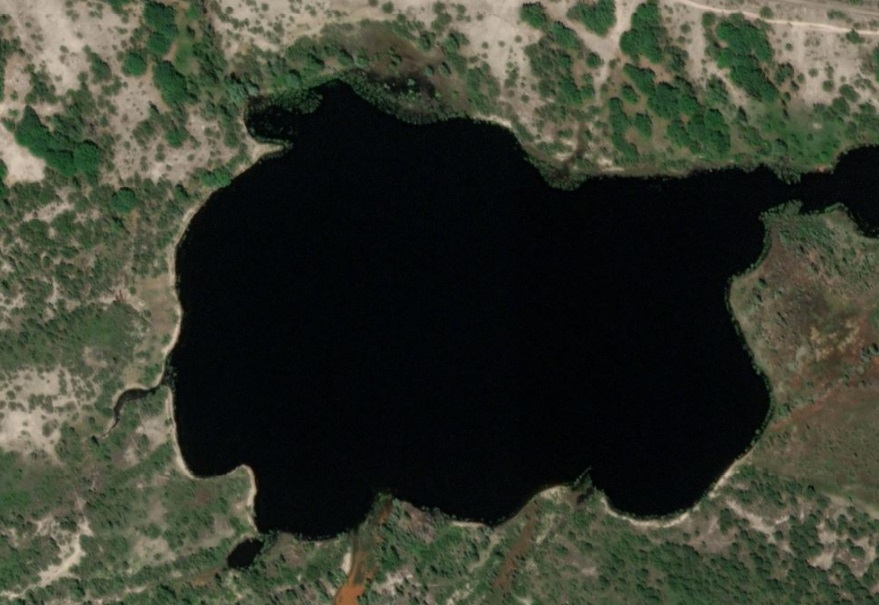
#> input picture img/img1.jpg, 879 x 605 px
$ python ImageDescriptor.py
#> lines starting #> are read from the running program, lines starting #| are printed output that depends on the picture
import cv2 as cv

def sift_feature_matching(img1, img2):

#> called with img1 = 'img/img1.jpg', img2 = 'img/img2.jpg'
    img1_gray = cv.imread(img1, cv.IMREAD_GRAYSCALE)
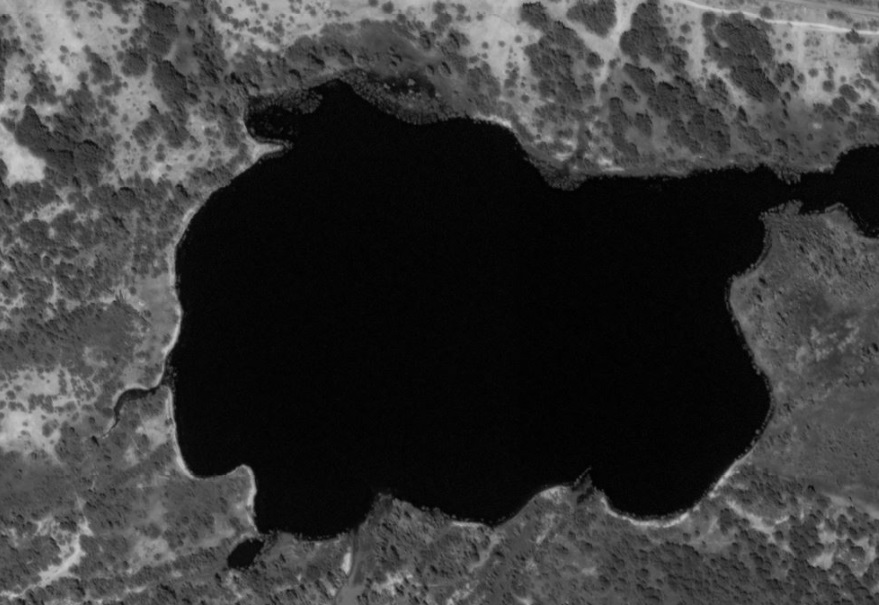
#> img1_gray: shape (605, 879); min 0, max 206, mean 56.8
    img2_gray = cv.imread(img2, cv.IMREAD_GRAYSCALE)
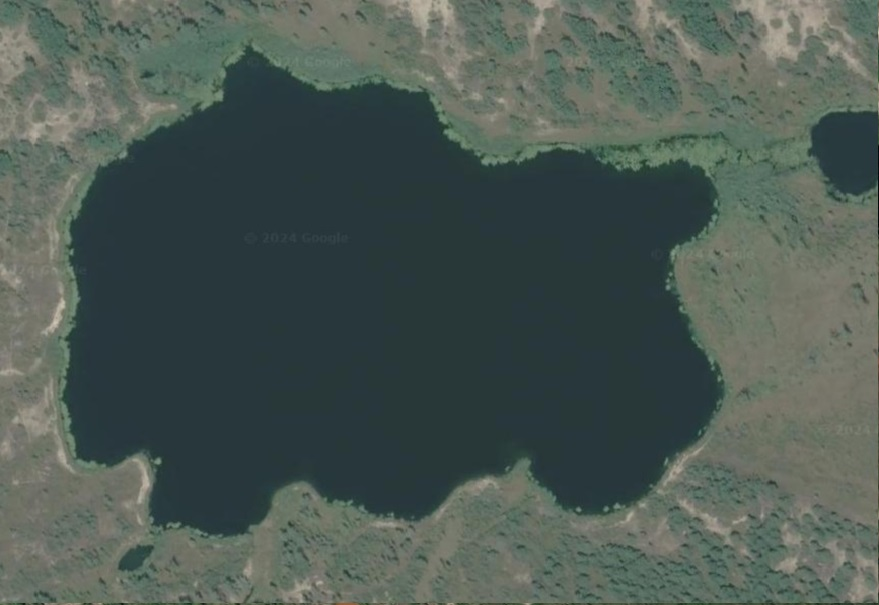
#> input picture img/img2.jpg, 879 x 605 px
#> img2_gray: shape (605, 879); min 3, max 198, mean 84.7


    sift = cv.SIFT_create()


    kp1, des1 = sift.detectAndCompute(img1_gray, None)
#> kp1 = 3325 keypoints; strongest (x, y, size): (257, 150, 13.4), (506, 123, 5.9), (180, 462, 7.7), (252, 491, 6.1)
    kp2, des2 = sift.detectAndCompute(img2_gray, None)
#> kp2 = 1260 keypoints; strongest (x, y, size): (158, 461, 4.2), (579, 509, 3), (146, 483, 9), (606, 509, 3.3)


    FLANN_INDEX_KDTREE = 1
    index_params = dict(algorithm=FLANN_INDEX_KDTREE, trees=5)
    search_params = dict(checks=50)
    flann = cv.FlannBasedMatcher(index_params, search_params)


    matches = flann.knnMatch(des1, des2, k=2)
#> matches = 3325 matches


    good_matches = []
    for m, n in matches:
        if m.distance < 0.7 * n.distance:
            good_matches.append(m)
#> after the loop, good_matches = 44 matches


    img_matches = cv.drawMatches(img1_gray, kp1, img2_gray, kp2, good_matches, None,
                                 flags=cv.DrawMatchesFlags_NOT_DRAW_SINGLE_POINTS)
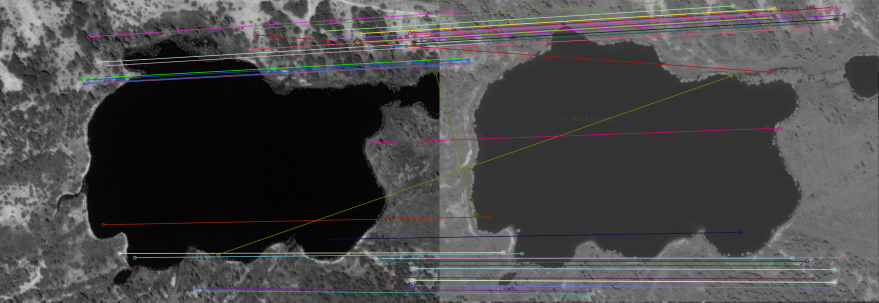
#> img_matches: shape (605, 1758, 3) (shown at 1/2 size); mean of channels 0, 1, 2 72.2, 71.6, 72.4; drawn as B, G, R


    cv.imshow('SIFT Feature Matching', img_matches)
    cv.waitKey(0)
    cv.destroyAllWindows()

if __name__ == '__main__':
    image_pairs = [('img/img1.jpg', 'img/img2.jpg'),
                   ('img/img3.jpg', 'img/img4.jpg'),
                   ('img/img5.jpg', 'img/img6.jpg')]

    for img1, img2 in image_pairs:
        sift_feature_matching(img1, img2)
#> pass 2 of the loop `for img1, img2 in image_pairs:`:
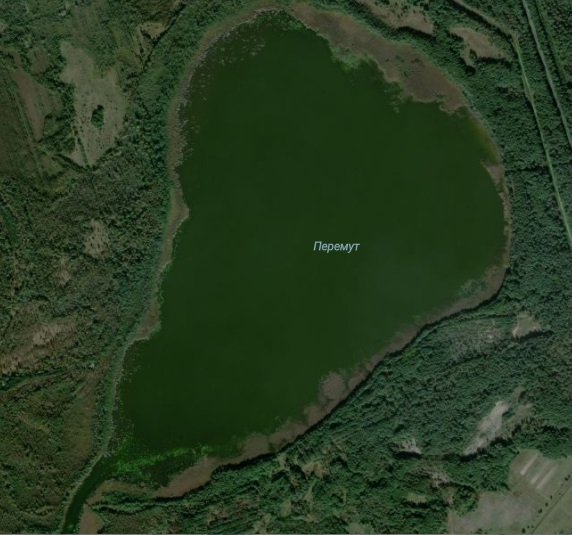
#> input picture img/img3.jpg, 572 x 535 px
#> img1_gray: shape (535, 572)
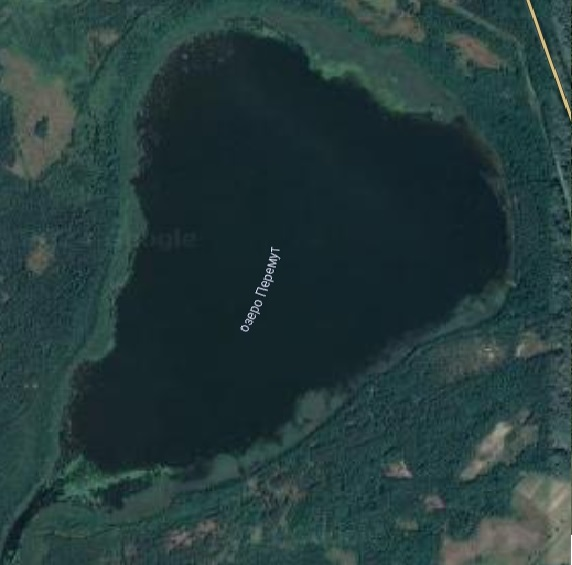
#> input picture img/img4.jpg, 572 x 565 px
#> img2_gray: shape (565, 572)
#> kp1 = 2018 keypoints; strongest (x, y, size): (523, 531, 2.6), (100, 107, 3.7), (79, 140, 2.1), (92, 365, 2.6)
#> kp2 = 358 keypoints; strongest (x, y, size): (258, 303, 2.1), (557, 80, 2.2), (270, 262, 1.9), (273, 260, 7.1)
#> matches = 2018 matches
#> after the loop in sift_feature_matching (call 2), `for m, n in matches:`: good_matches = 21 matches
#> in sift_feature_matching (call 2), `img_matches = cv.drawMatches(img1_gray, kp1, img2_gray, kp2, good_matc..`:
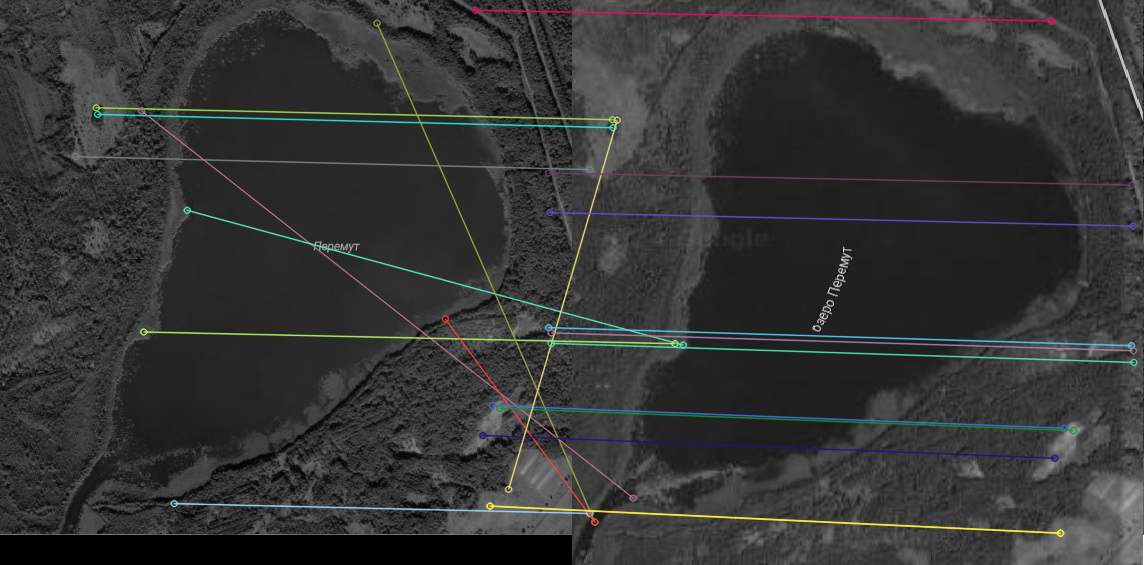
#> img_matches: shape (565, 1144, 3); mean of channels 0, 1, 2 52.6, 52.9, 52.4; drawn as B, G, R
#> pass 3 of the loop `for img1, img2 in image_pairs:`:
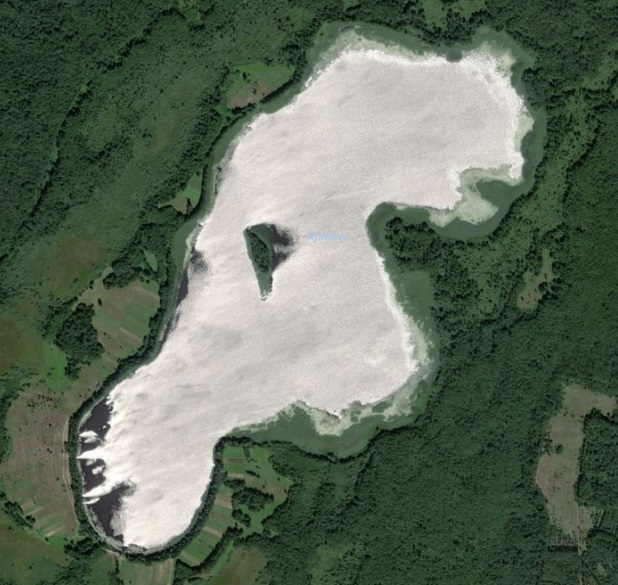
#> input picture img/img5.jpg, 618 x 585 px
#> img1_gray: shape (585, 618)
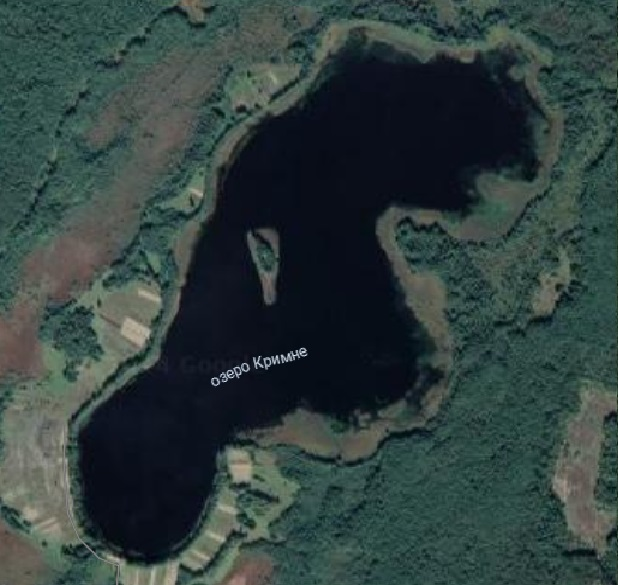
#> input picture img/img6.jpg, 618 x 585 px
#> img2_gray: shape (585, 618)
#> kp1 = 2401 keypoints; strongest (x, y, size): (267, 247, 30.1), (89, 435, 7.3), (95, 471, 3.9), (96, 492, 8.7)
#> kp2 = 1654 keypoints; strongest (x, y, size): (261, 366, 2.2), (267, 362, 2.4), (215, 382, 2.2), (219, 382, 2.1)
#> matches = 2401 matches
#> after the loop in sift_feature_matching (call 3), `for m, n in matches:`: good_matches = 39 matches
#> in sift_feature_matching (call 3), `img_matches = cv.drawMatches(img1_gray, kp1, img2_gray, kp2, good_matc..`:
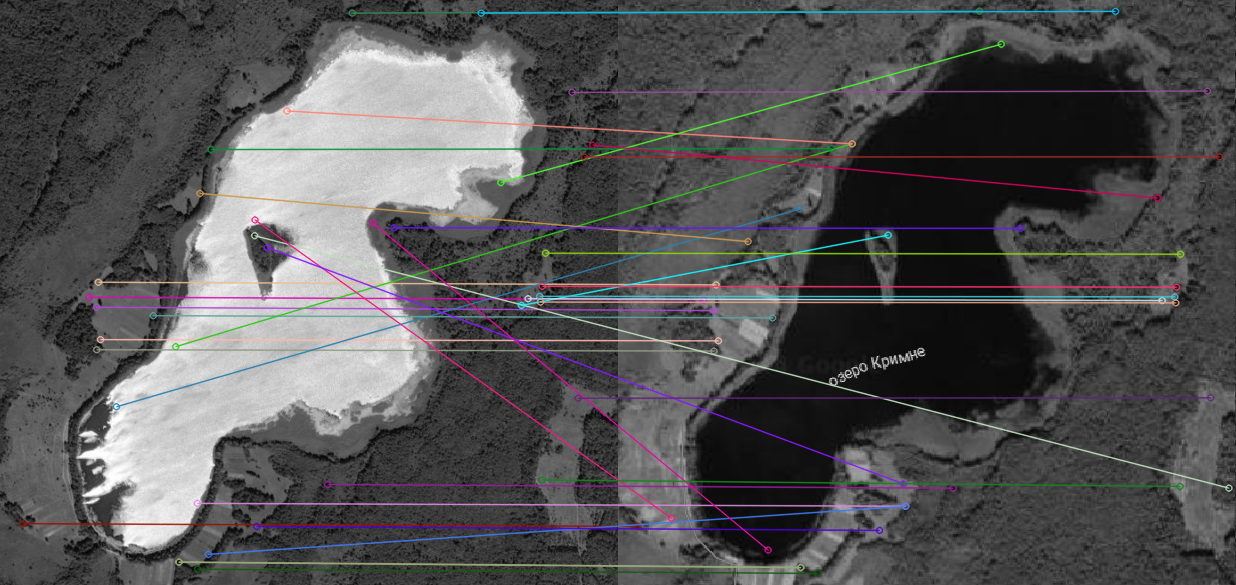
#> img_matches: shape (585, 1236, 3); mean of channels 0, 1, 2 83.9, 83, 83.8; drawn as B, G, R
